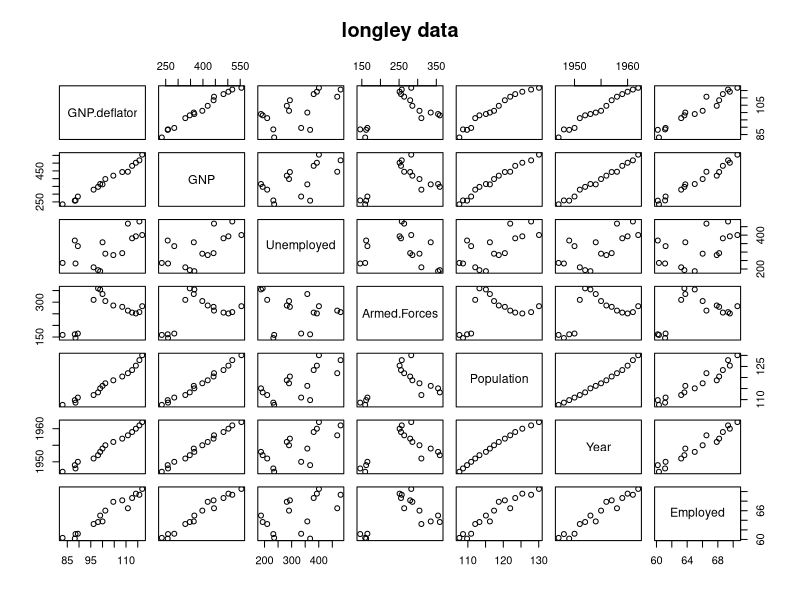
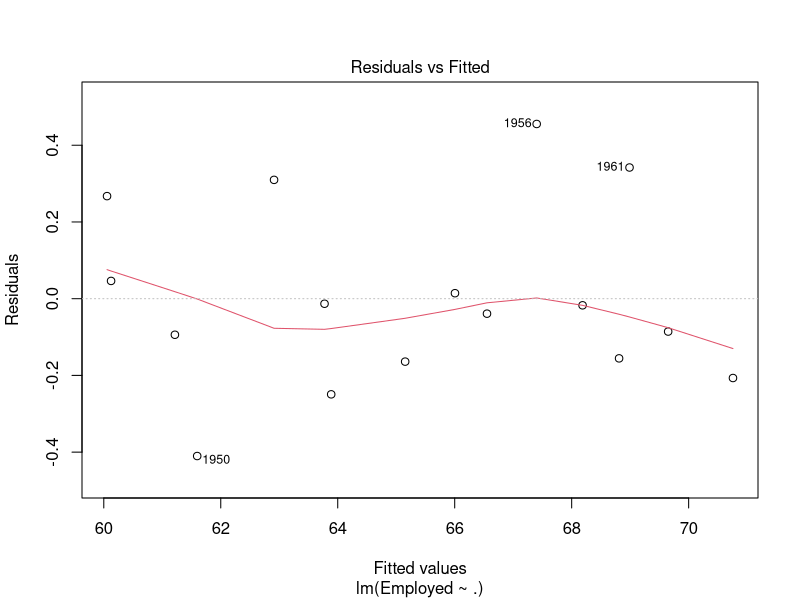
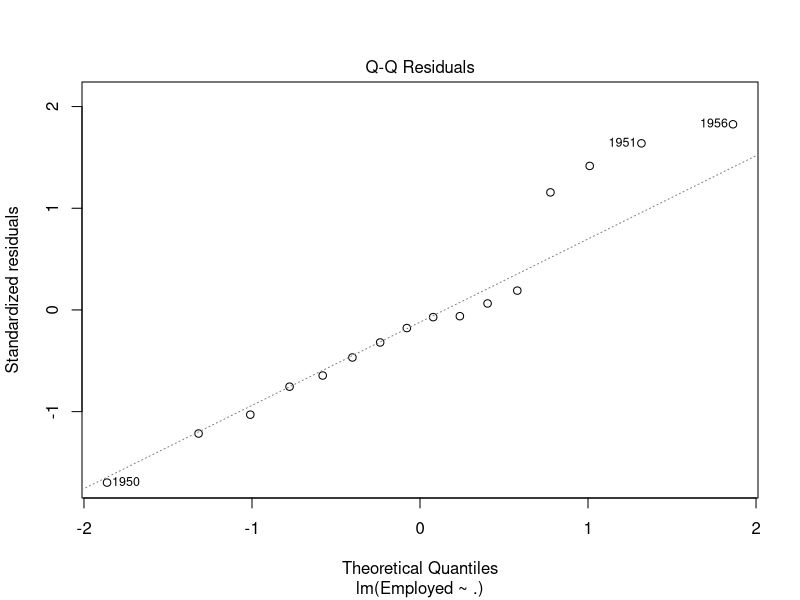
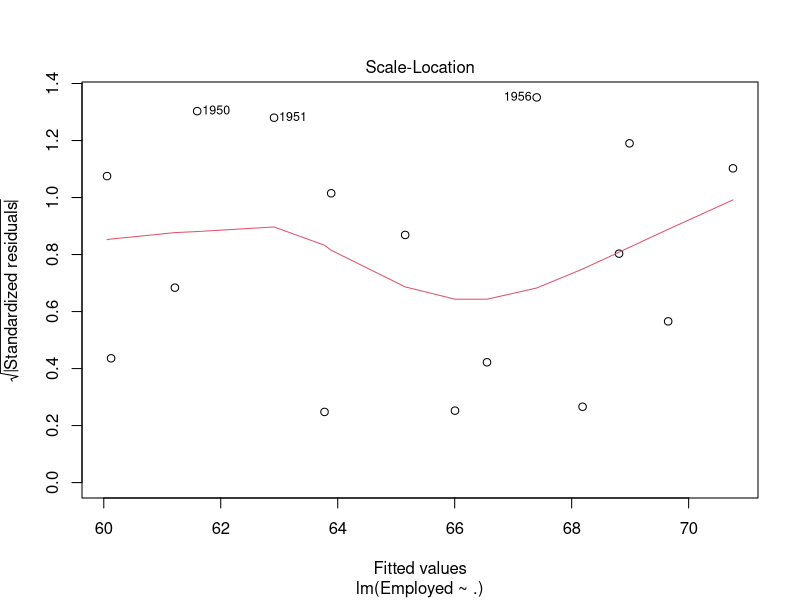
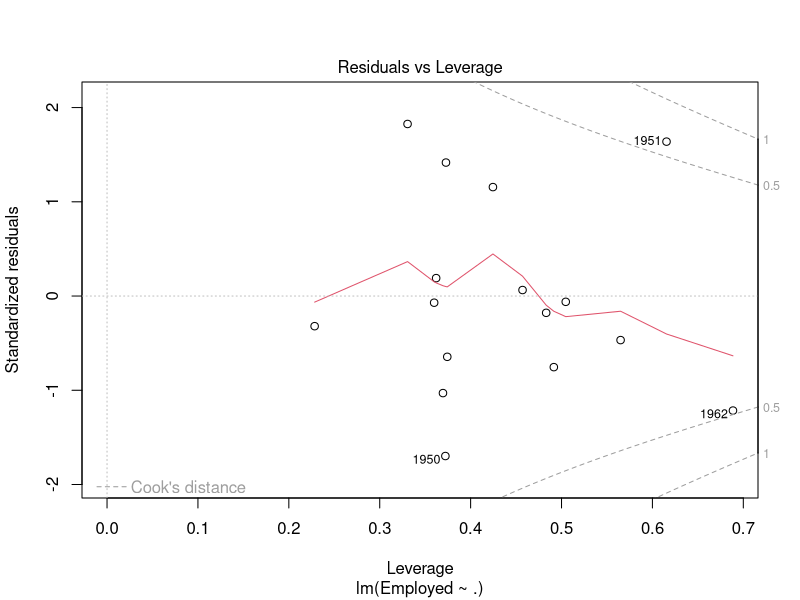

Generate these figures, in order, with R:
#!/usr/bin/env Rscript
# the canonical example from longley
# "known to be highly collinear"
library(Cairo)


longley.x <- data.matrix(longley[, 1:6])
longley.y <- longley[, "Employed"]
pairs(longley, main = "longley data")
summary(fm1 <- lm(Employed ~ ., data = longley))
opar <- par(mfrow = c(2, 2), oma = c(0, 0, 1.1, 0),
            mar = c(4.1, 4.1, 2.1, 1.1))


# Cairo image template
CairoPNG("umemp.png", 800, 800)
plot(fm1)
par(opar)
dev.off()
